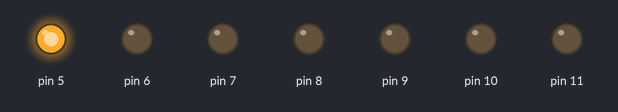
Simulated run of this sketch. Board: Arduino Uno, built with avr-gcc and run on an emulated ATmega328P. On the bench: output pins drawn as LEDs (lit = HIGH).

Above: at 0.02 s.
At 0.22 s:
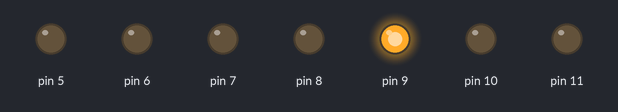
At 0.62 s:
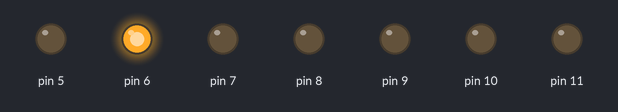
At 1.22 s:
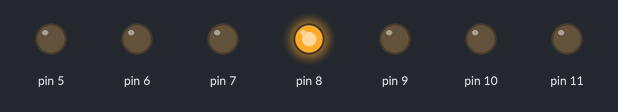
At 1.82 s:
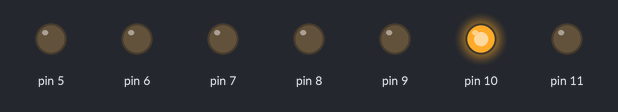
At 2.45 s:
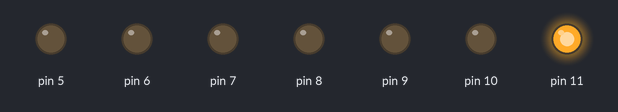
Timing chart, 0 to 3.0 s (numbered marks = the images above):
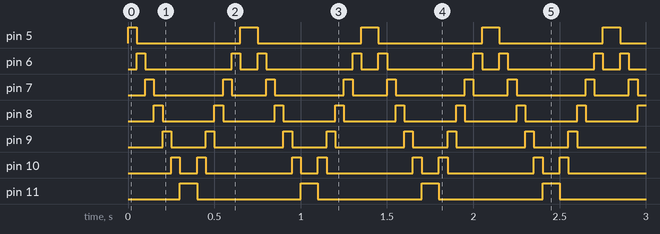

Measured:
- by itself, pin 5, pin 11: alternates HIGH for 0.10 s and LOW for 0.60 s
- by itself, pin 6: repeats every 0.70 s: LOW 0.50 s, HIGH 0.05 s, LOW 0.10 s, HIGH 0.05 s
- by itself, pin 7: repeats every 0.70 s: LOW 0.40 s, HIGH 0.05 s, LOW 0.20 s, HIGH 0.05 s
- by itself, pin 8: alternates HIGH for 0.05 s and LOW for 0.30 s
- by itself, pin 9: repeats every 0.70 s: LOW 0.20 s, HIGH 0.05 s, LOW 0.40 s, HIGH 0.05 s
- by itself, pin 10: repeats every 0.70 s: LOW 0.10 s, HIGH 0.05 s, LOW 0.50 s, HIGH 0.05 s

The sketch:

ejercicio1no_arrays.ino
```cpp
/*
 * EJERCICIO NO. 1 SIN ARREGLOS
 */
 int n=0;//variable auxiliar
 int tiempo=50;//tiempo de retarod
void setup() {
  // put your setup code here, to run once:
  for(n=5;n<12;n++)
  {
    pinMode(n,OUTPUT);//declaramos la variable auxiliar como salida
  }
}

void loop() {
  // put your main code here, to run repeatedly:
  for(n=5;n<12;n++)// asignamos los el encedido y apagado de los led´s de la misma manera que la anterior
  {
    digitalWrite(n,HIGH);
    delay(tiempo);
    digitalWrite(n,LOW);
  }
  for(n=11;n>=5;n--)// asignamos los el encediod y apagado de los led´s de la misma manera que la anterior
  {
    digitalWrite(n,HIGH);
    delay(tiempo);
    digitalWrite(n,LOW);
  }
}
```
